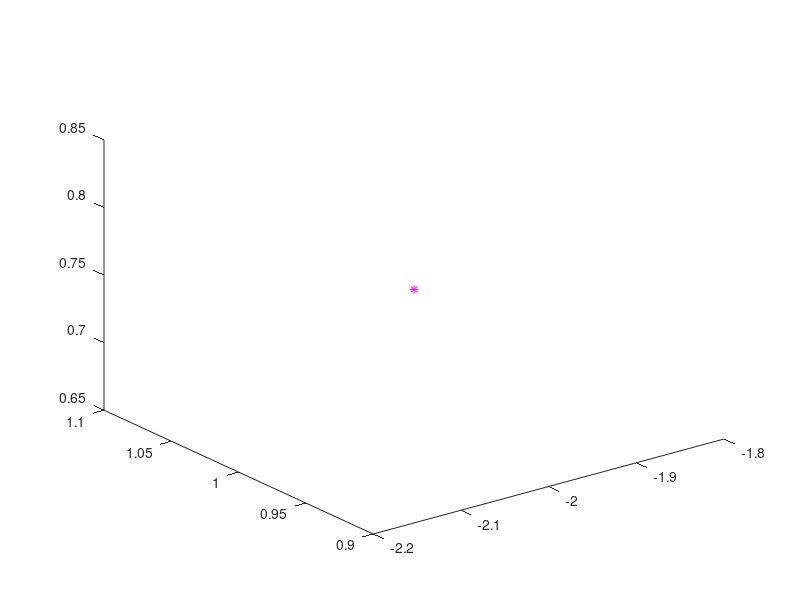

MATLAB code for this plot: (Note: this script raises an error after producing the figure.)
clc; clear all; close all; warning off;

%Tempo de simulação ms
tfin=20;
%Amostragem
To=0.1;
%Tempo
t= [0:To:tfin]; 
a=0.2;

%ks
k1 = 5;
k2 = 0.3;
k3 = 5.5;
k4 = 0.2;
k5 = 0.55;
k6 = 0.7;
k7 = 1.45;
k8 = 0.7;

kpx = 3;
kpy = 3;
kpz = 0.5;
kpphi = 3;
kdx = 2;
kdy = 2.5;
kdz = 2;
kdphi = 0.5;

%kp
kp = diag([kpx kpy kpz kpphi]);
%kd
kd = diag([kdx kdy kdz kdphi]);

%Formação desejada
Xd = transpose([2 1 1.5 0]);

%Formalção desejada
qdes = [2 1 1.5 1 0 0]';




%Condições iniciais
%Drone 1
x(1) = 0;
y(1) = 0;
z(1) = 0.75;
phi(1) = 0;

%Condições iniciais
%Drone 2
x2 = -2*ones(length(t), 1);
y2 = 1*ones(length(t), 1);
z2 = 0.75*ones(length(t),1);
phi2 = zeros(length(t),1);
phid = 0;

ganho = 0.5;

%
pos = zeros(3,length(t));

%%
%CONTROLADOR

for i=1: length(t)
    %trajetória
    %Xd = transpose([sin(0.5*t(k)) cos(0.5*t(k)) 0.5 0]);
    
    %Erros de controle
    
    X = transpose([x(i) y(i) z(i) phi(i)]);    
    Xtio = Xd - X;
    
    f1 = [k1*cos(phi(i)) -k3*sin(phi(i)) 0 0;...
          k1*sin(phi(i)) k3*cos(phi(i)) 0 0;...
          0 0 k5 0;...
          0 0 0 k7];
    
    U{i} = ((f1^-1)*(Xd*To + kp*(tanh(kd*Xtio))))*ganho;
           
    %Define a nova posicão do drone1
    x(i+1) = x(i)+To*U{i}(1);
    y(i+1) = y(i)+To*U{i}(2);
    z(i+1) = z(i)+To*U{i}(3);
    phi(i+1) = phi(i)+To*U{i}(4);
    
    
    %Pega a posicao atual do drone1
    pos(1,i) = x(i);
    pos(2,i) = y(i);
    pos(3,i) = z(i);
    
    %Controlador da formação
    xf = pos(1,i); % valor de x
    yf = pos(2,i); % valor de y
    zf = pos(3,i); % valor de z
    
    %Distancia entre os drones
    rhof = sqrt((x2(i) - pos(1,i))^2 + (y2(i) - pos(2,i))^2 + (z2(i) - pos(3,i))^2);    
    %alfaf
    alphaf =  atan2((y2(i) - pos(2,i)), (x2(i)-pos(1,i)));
    
    %betaf
    betaf = atan2((z2(i) - pos(3,i)),sqrt((x2(i) - pos(1,i))^2 + (y2(i) - pos(2,i))^2));
    %q
    q = [xf yf zf rhof betaf alphaf];
    
    qtil(:,i) = qdes - q';
    
      
    %Ganhos
    L1 = 0.2*eye(6);
    L2 = 0.3*eye(6);
    
    %Para a tarefa de posicionamento, qdesp = 0
    qrefp = L1*tanh(L2*qtil(:,i));
    
    
    
    %Jacobiana dos slides
%     jacob = [ 1, 0, 0, 0, 0, 0; ...
%               0, 1, 0, 0, 0, 0; ...
%               0, 0, 1, 0, 0, 0; ...
%               1, 0, 0, cos(alphaf)*cos(betaf), -rhof*sin(alphaf)*cos(betaf), -rhof*cos(alphaf)*sin(betaf); ...
%               0, 1, 0, sin(alphaf)*cos(betaf), rhof*cos(alphaf)*cos(betaf),  -rhof*sin(alphaf)*sin(betaf); ...
%               0, 0, 1, sin(betaf), 0, rhof*cos(betaf)];

    %jacobiana original
    jacob = [ 1, 0, 0, 0, 0, 0; ...
              0, 1, 0, 0, 0, 0; ...
              0, 0, 1, 0, 0, 0; ...
              1, 0, 0, cos(alphaf)*cos(betaf), -rhof*sin(betaf)*cos(alphaf), -rhof*cos(betaf)*sin(alphaf); ...
              0, 1, 0, sin(alphaf)*cos(betaf), -rhof*sin(alphaf)*sin(betaf),  rhof*cos(alphaf)*cos(betaf); ...
              0, 0, 1, sin(betaf), rhof*cos(betaf), 0];
          
    xrefp = jacob*qrefp;
    
    K = [cos(pos(3,i)) sin(pos(3,i)) 0 0 0 0; ...
         -sin(pos(3,i))/a cos(pos(3,i))/a 0 0 0 0; ...
         0 0 1 0 0 0; ...
         0 0 0 cos(phid) -sin(phid) 0; ...
         0 0 0 sin(phid) cos(phid) 0; ...
         0 0 0 0 0 1];
    
    v{i} = K*xrefp; 
        
    x2(i+1) = x2(i)+To*v{i}(4);
    y2(i+1) = y2(i)+To*v{i}(5);
    z2(i+1) = z2(i)+To*v{i}(6);
    phid = 0;
    
    
    
    
end

paso=2; axis 'equal'

H1 = plot3(x(1),y(1),z(1),'yo','LineWidth',2,'MarkerEdgeColor','k',...
        'MarkerFaceColor','g','MarkerSize',8);
H2 = plot3(x(1),y(1),z(1),'*m'); 

H1_D2 = plot3(x2(1), y2(1), z2(1), 'yo', 'LineWidth',2, 'MarkerEdgeColor','k','MarkerFaceColor','r','MarkerSize',8);
H2_D2 = plot3(x2(1),y2(1),z2(1),'*m'); hold on



for i=1:paso:length(t)
    
    %delete(Ho)
    delete(H1)
    delete(H2)
    
    delete(H1_D2)
    delete(H2_D2)
    
    axis([-8 8 -8 8 0 8]);  
    view([50.0,20.0]);
    H1 = plot3(x(i),y(i),z(i),'yo','LineWidth',1,'MarkerEdgeColor','k',...
        'MarkerFaceColor','g','MarkerSize',9);
    H2 = plot3(x(1:i),y(1:i),z(1:i) ,'--g');hold on
    
  
    H1_D2 = plot3(x2(i),y2(i),z2(i),'yo','LineWidth',1,'MarkerEdgeColor','k',...
        'MarkerFaceColor','r','MarkerSize',9);
    H2_D2 = plot3(x2(1:i),y2(1:i),z2(1:i) ,'--r');hold on
    
    
    grid on;
    pause(To)
end

